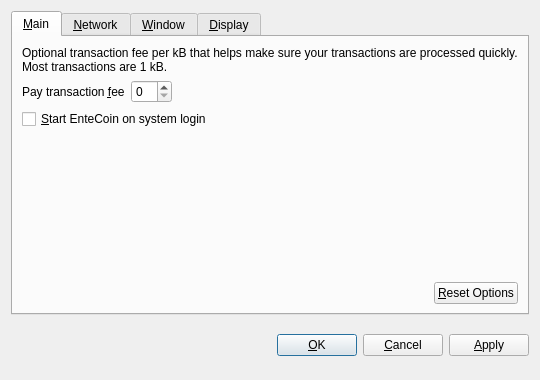
<?xml version="1.0" encoding="UTF-8"?>
<ui version="4.0">
 <class>OptionsDialog</class>
 <widget class="QDialog" name="OptionsDialog">
  <property name="geometry">
   <rect>
    <x>0</x>
    <y>0</y>
    <width>540</width>
    <height>380</height>
   </rect>
  </property>
  <property name="windowTitle">
   <string>Options</string>
  </property>
  <property name="modal">
   <bool>true</bool>
  </property>
  <layout class="QVBoxLayout" name="verticalLayout">
   <item>
    <widget class="QTabWidget" name="tabWidget">
     <property name="tabPosition">
      <enum>QTabWidget::North</enum>
     </property>
     <property name="currentIndex">
      <number>0</number>
     </property>
     <widget class="QWidget" name="tabMain">
      <attribute name="title">
       <string>&amp;Main</string>
      </attribute>
      <layout class="QVBoxLayout" name="verticalLayout_Main">
       <item>
        <widget class="QLabel" name="transactionFeeInfoLabel">
         <property name="text">
          <string>Optional transaction fee per kB that helps make sure your transactions are processed quickly. Most transactions are 1 kB.</string>
         </property>
         <property name="textFormat">
          <enum>Qt::PlainText</enum>
         </property>
         <property name="wordWrap">
          <bool>true</bool>
         </property>
        </widget>
       </item>
       <item>
        <layout class="QHBoxLayout" name="horizontalLayout_1_Main">
         <item>
          <widget class="QLabel" name="transactionFeeLabel">
           <property name="text">
            <string>Pay transaction &amp;fee</string>
           </property>
           <property name="textFormat">
            <enum>Qt::PlainText</enum>
           </property>
           <property name="buddy">
            <cstring>transactionFee</cstring>
           </property>
          </widget>
         </item>
         <item>
          <widget class="BitcoinAmountField" name="transactionFee"/>
         </item>
         <item>
          <spacer name="horizontalSpacer_1_Main">
           <property name="orientation">
            <enum>Qt::Horizontal</enum>
           </property>
           <property name="sizeHint" stdset="0">
            <size>
             <width>40</width>
             <height>20</height>
            </size>
           </property>
          </spacer>
         </item>
        </layout>
       </item>
       <item>
        <widget class="QCheckBox" name="bitcoinAtStartup">
         <property name="toolTip">
          <string>Automatically start EnteCoin after logging in to the system.</string>
         </property>
         <property name="text">
          <string>&amp;Start EnteCoin on system login</string>
         </property>
        </widget>
       </item>
       <item>
        <spacer name="verticalSpacer_Main">
         <property name="orientation">
          <enum>Qt::Vertical</enum>
         </property>
         <property name="sizeHint" stdset="0">
          <size>
           <width>20</width>
           <height>40</height>
          </size>
         </property>
        </spacer>
       </item>
       <item>
        <layout class="QHBoxLayout" name="horizontalLayout_2_Main">
         <item>
          <spacer name="horizontalSpacer_2_Main">
           <property name="orientation">
            <enum>Qt::Horizontal</enum>
           </property>
           <property name="sizeHint" stdset="0">
            <size>
             <width>40</width>
             <height>20</height>
            </size>
           </property>
          </spacer>
         </item>
         <item>
          <widget class="QPushButton" name="resetButton">
           <property name="toolTip">
            <string>Reset all client options to default.</string>
           </property>
           <property name="text">
            <string>&amp;Reset Options</string>
           </property>
           <property name="autoDefault">
            <bool>false</bool>
           </property>
          </widget>
         </item>
        </layout>
       </item>
      </layout>
     </widget>
     <widget class="QWidget" name="tabNetwork">
      <attribute name="title">
       <string>&amp;Network</string>
      </attribute>
      <layout class="QVBoxLayout" name="verticalLayout_Network">
       <item>
        <widget class="QCheckBox" name="mapPortUpnp">
         <property name="toolTip">
          <string>Automatically open the EnteCoin client port on the router. This only works when your router supports UPnP and it is enabled.</string>
         </property>
         <property name="text">
          <string>Map port using &amp;UPnP</string>
         </property>
        </widget>
       </item>
       <item>
        <widget class="QCheckBox" name="connectSocks">
         <property name="toolTip">
          <string>Connect to the EnteCoin network through a SOCKS proxy (e.g. when connecting through Tor).</string>
         </property>
         <property name="text">
          <string>&amp;Connect through SOCKS proxy:</string>
         </property>
        </widget>
       </item>
       <item>
        <layout class="QHBoxLayout" name="horizontalLayout_Network">
         <item>
          <widget class="QLabel" name="proxyIpLabel">
           <property name="text">
            <string>Proxy &amp;IP:</string>
           </property>
           <property name="textFormat">
            <enum>Qt::PlainText</enum>
           </property>
           <property name="buddy">
            <cstring>proxyIp</cstring>
           </property>
          </widget>
         </item>
         <item>
          <widget class="QValidatedLineEdit" name="proxyIp">
           <property name="maximumSize">
            <size>
             <width>140</width>
             <height>16777215</height>
            </size>
           </property>
           <property name="toolTip">
            <string>IP address of the proxy (e.g. 127.0.0.1)</string>
           </property>
          </widget>
         </item>
         <item>
          <widget class="QLabel" name="proxyPortLabel">
           <property name="text">
            <string>&amp;Port:</string>
           </property>
           <property name="textFormat">
            <enum>Qt::PlainText</enum>
           </property>
           <property name="buddy">
            <cstring>proxyPort</cstring>
           </property>
          </widget>
         </item>
         <item>
          <widget class="QLineEdit" name="proxyPort">
           <property name="maximumSize">
            <size>
             <width>55</width>
             <height>16777215</height>
            </size>
           </property>
           <property name="toolTip">
            <string>Port of the proxy (e.g. 9050)</string>
           </property>
          </widget>
         </item>
         <item>
          <widget class="QLabel" name="socksVersionLabel">
           <property name="text">
            <string>SOCKS &amp;Version:</string>
           </property>
           <property name="textFormat">
            <enum>Qt::PlainText</enum>
           </property>
           <property name="buddy">
            <cstring>socksVersion</cstring>
           </property>
          </widget>
         </item>
         <item>
          <widget class="QValueComboBox" name="socksVersion">
           <property name="toolTip">
            <string>SOCKS version of the proxy (e.g. 5)</string>
           </property>
          </widget>
         </item>
         <item>
          <spacer name="horizontalSpacer_Network">
           <property name="orientation">
            <enum>Qt::Horizontal</enum>
           </property>
           <property name="sizeHint" stdset="0">
            <size>
             <width>40</width>
             <height>20</height>
            </size>
           </property>
          </spacer>
         </item>
        </layout>
       </item>
       <item>
        <spacer name="verticalSpacer_Network">
         <property name="orientation">
          <enum>Qt::Vertical</enum>
         </property>
         <property name="sizeHint" stdset="0">
          <size>
           <width>20</width>
           <height>40</height>
          </size>
         </property>
        </spacer>
       </item>
      </layout>
     </widget>
     <widget class="QWidget" name="tabWindow">
      <attribute name="title">
       <string>&amp;Window</string>
      </attribute>
      <layout class="QVBoxLayout" name="verticalLayout_Window">
       <item>
        <widget class="QCheckBox" name="minimizeToTray">
         <property name="toolTip">
          <string>Show only a tray icon after minimizing the window.</string>
         </property>
         <property name="text">
          <string>&amp;Minimize to the tray instead of the taskbar</string>
         </property>
        </widget>
       </item>
       <item>
        <widget class="QCheckBox" name="minimizeOnClose">
         <property name="toolTip">
          <string>Minimize instead of exit the application when the window is closed. When this option is enabled, the application will be closed only after selecting Quit in the menu.</string>
         </property>
         <property name="text">
          <string>M&amp;inimize on close</string>
         </property>
        </widget>
       </item>
       <item>
        <spacer name="verticalSpacer_Window">
         <property name="orientation">
          <enum>Qt::Vertical</enum>
         </property>
         <property name="sizeHint" stdset="0">
          <size>
           <width>20</width>
           <height>40</height>
          </size>
         </property>
        </spacer>
       </item>
      </layout>
     </widget>
     <widget class="QWidget" name="tabDisplay">
      <attribute name="title">
       <string>&amp;Display</string>
      </attribute>
      <layout class="QVBoxLayout" name="verticalLayout_Display">
       <item>
        <layout class="QHBoxLayout" name="horizontalLayout_1_Display">
         <item>
          <widget class="QLabel" name="langLabel">
           <property name="text">
            <string>User Interface &amp;language:</string>
           </property>
           <property name="textFormat">
            <enum>Qt::PlainText</enum>
           </property>
           <property name="buddy">
            <cstring>lang</cstring>
           </property>
          </widget>
         </item>
         <item>
          <widget class="QValueComboBox" name="lang">
           <property name="toolTip">
            <string>The user interface language can be set here. This setting will take effect after restarting EnteCoin.</string>
           </property>
          </widget>
         </item>
        </layout>
       </item>
       <item>
        <layout class="QHBoxLayout" name="horizontalLayout_2_Display">
         <item>
          <widget class="QLabel" name="unitLabel">
           <property name="text">
            <string>&amp;Unit to show amounts in:</string>
           </property>
           <property name="textFormat">
            <enum>Qt::PlainText</enum>
           </property>
           <property name="buddy">
            <cstring>unit</cstring>
           </property>
          </widget>
         </item>
         <item>
          <widget class="QValueComboBox" name="unit">
           <property name="toolTip">
            <string>Choose the default subdivision unit to show in the interface and when sending coins.</string>
           </property>
          </widget>
         </item>
        </layout>
       </item>
       <item>
        <widget class="QCheckBox" name="displayAddresses">
         <property name="toolTip">
          <string>Whether to show EnteCoin addresses in the transaction list or not.</string>
         </property>
         <property name="text">
          <string>&amp;Display addresses in transaction list</string>
         </property>
        </widget>
       </item>
       <item>
        <widget class="QCheckBox" name="coinControlFeatures">
         <property name="toolTip">
          <string>Whether to show coin control features or not.</string>
         </property>
         <property name="text">
          <string>Display coin &amp;control features (experts only!)</string>
         </property>
        </widget>
       </item>
       <item>
        <spacer name="verticalSpacer_Display">
         <property name="orientation">
          <enum>Qt::Vertical</enum>
         </property>
         <property name="sizeHint" stdset="0">
          <size>
           <width>20</width>
           <height>40</height>
          </size>
         </property>
        </spacer>
       </item>
      </layout>
     </widget>
    </widget>
   </item>
   <item>
    <layout class="QHBoxLayout" name="horizontalLayout_Buttons">
     <item>
      <spacer name="horizontalSpacer_1">
       <property name="orientation">
        <enum>Qt::Horizontal</enum>
       </property>
       <property name="sizeHint" stdset="0">
        <size>
         <width>40</width>
         <height>48</height>
        </size>
       </property>
      </spacer>
     </item>
     <item>
      <widget class="QLabel" name="statusLabel">
       <property name="font">
        <font>
         <weight>75</weight>
         <bold>true</bold>
        </font>
       </property>
       <property name="text">
        <string/>
       </property>
       <property name="textFormat">
        <enum>Qt::PlainText</enum>
       </property>
       <property name="wordWrap">
        <bool>true</bool>
       </property>
      </widget>
     </item>
     <item>
      <spacer name="horizontalSpacer_2">
       <property name="orientation">
        <enum>Qt::Horizontal</enum>
       </property>
       <property name="sizeHint" stdset="0">
        <size>
         <width>40</width>
         <height>48</height>
        </size>
       </property>
      </spacer>
     </item>
     <item>
      <widget class="QPushButton" name="okButton">
       <property name="text">
        <string>&amp;OK</string>
       </property>
      </widget>
     </item>
     <item>
      <widget class="QPushButton" name="cancelButton">
       <property name="text">
        <string>&amp;Cancel</string>
       </property>
       <property name="autoDefault">
        <bool>false</bool>
       </property>
      </widget>
     </item>
     <item>
      <widget class="QPushButton" name="applyButton">
       <property name="text">
        <string>&amp;Apply</string>
       </property>
       <property name="autoDefault">
        <bool>false</bool>
       </property>
      </widget>
     </item>
    </layout>
   </item>
  </layout>
 </widget>
 <customwidgets>
  <customwidget>
   <class>BitcoinAmountField</class>
   <extends>QSpinBox</extends>
   <header>bitcoinamountfield.h</header>
  </customwidget>
  <customwidget>
   <class>QValueComboBox</class>
   <extends>QComboBox</extends>
   <header>qvaluecombobox.h</header>
  </customwidget>
  <customwidget>
   <class>QValidatedLineEdit</class>
   <extends>QLineEdit</extends>
   <header>qvalidatedlineedit.h</header>
  </customwidget>
 </customwidgets>
 <resources/>
 <connections/>
</ui>
